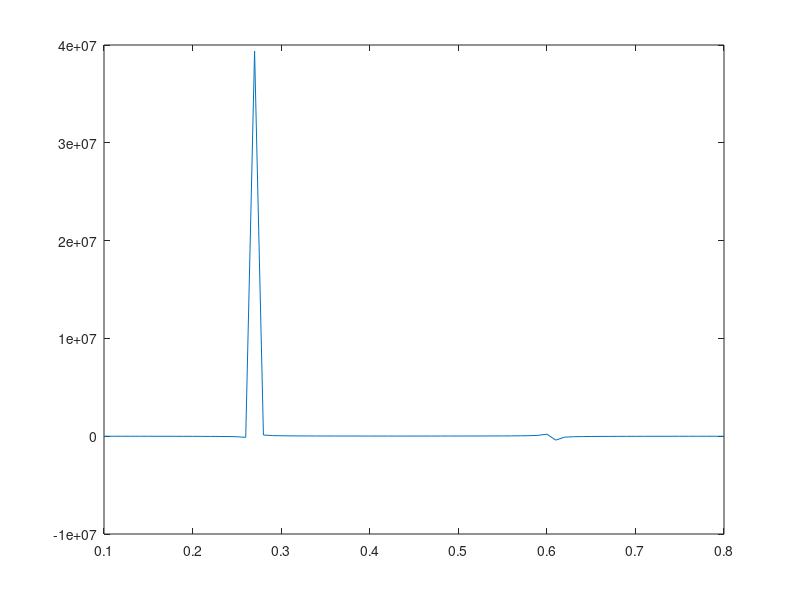

This figure's MATLAB source:
%AAE 251 Fall 2024
%Homework 4
%AAE251_HW4_Q2
%Authors: Hudson Reynolds and Preston Wright

%% Initializations:
% constants:
g0 = 9.80665; % gravitational constant [m s^-2]

% write the initializations for the two stage rocket
dVTot = 11850; % total delta-V [m/s]
mPay = 99;     % payload mass [kg]
fInert = 1/12; % inert mass fraction for both stages

% define parameters for the first stage:
IspStage1 = 295;     % Isp of first stage [s]
C1 = IspStage1 * g0; % exhaust velocity of stage 1 [m/s]

% define parameters for the second stage:
IspStage2 = 355;     % Isp of second stage [s]
C2 = IspStage2 * g0; % exhaust velocity of stage 2 [m/s]

%% Calculations:

% The initial Gross Lift Off Weight (GLOW) is a function of the delta-v
% proportion for stage 1 and stage 2, alpha 1 and alpha 2, respectively.
% These proportions add to one. To find the ideal value, the value of alpha
% 1 is iterated over in the span from 0.1 to 0.8.

% Initial mass is determined from a variation of the Tsiolkovsky Rocket
% equation for two stages

% create the for loop for iteration:

i = 0;

alphaList = 0.1:0.01:0.8;

for alpha1 = alphaList

    % create an array index
    i = i + 1;

    % write the delta v of each stage in terms of the alpha variable
    dV1 = alpha1 * dVTot;
    dV2 = (1 - alpha1) * dVTot;
    
    % calculate the mass fraction of each stage:
    MR1 = exp(dV1 / C1);
    MR2 = exp(dV2 / C2);


    % figure out the initial mass:
    mI(i) = mPay * MR2 * (1 - fInert) * MR1 * (1 - fInert) ...
        / ((1 - fInert * MR2) * (1 - fInert * MR1));

end

figure(1)
plot(alphaList, mI)


